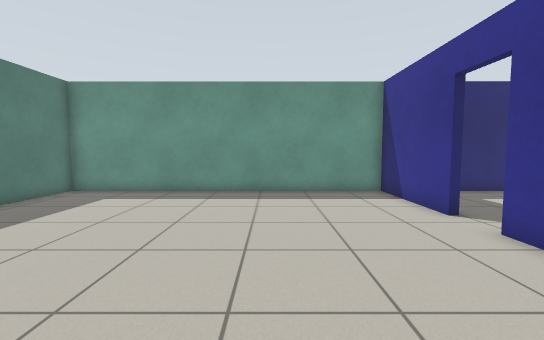
view 1 (above)

12 first-person views from a walk through a world built for the Gazebo simulator. The camera is 0.93 m above the floor, tilts 4° down and sees 90° across. The floor is counted in squares, 0.5 m on a side. Each view is taken from the middle of a square. On the plan, view 1 faces up. The plan holds only what a view shows up to about 15 squares ahead; the rest is blank.

view 2
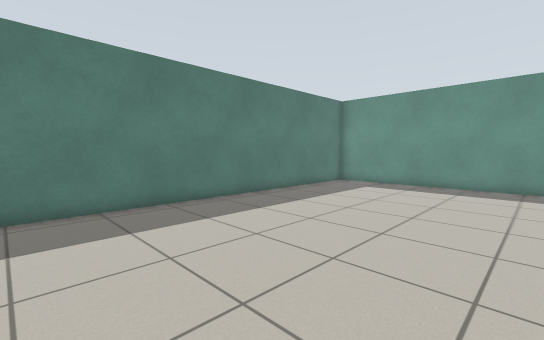

view 3
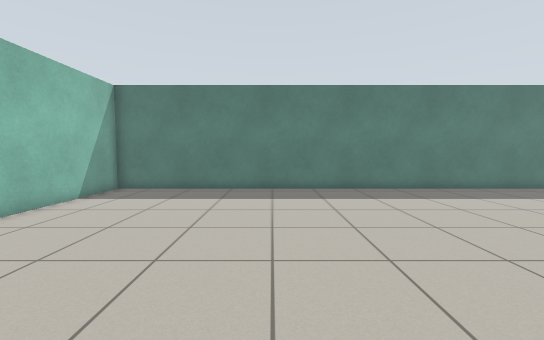

view 4
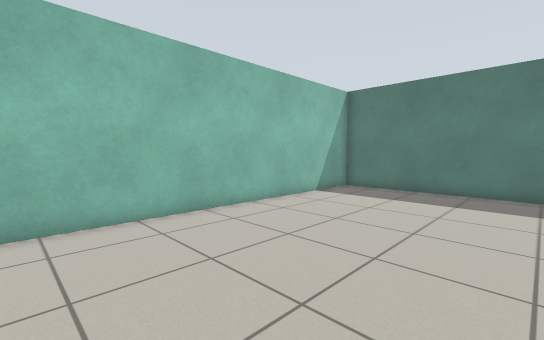

view 5
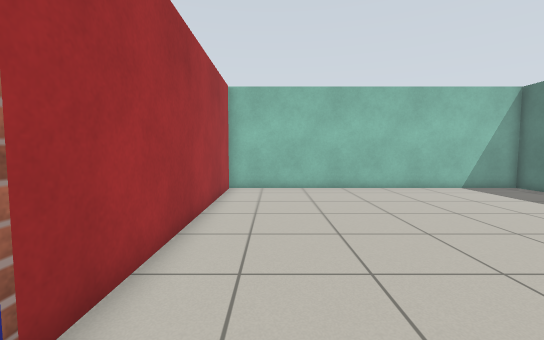

view 6
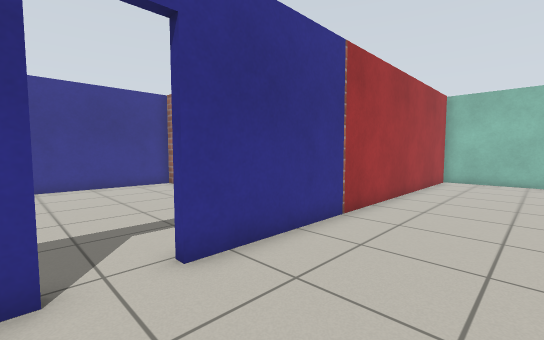

view 7
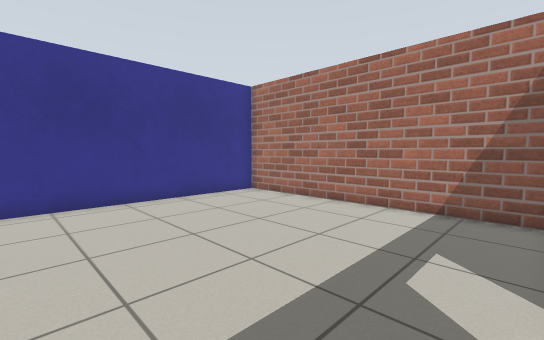

view 8
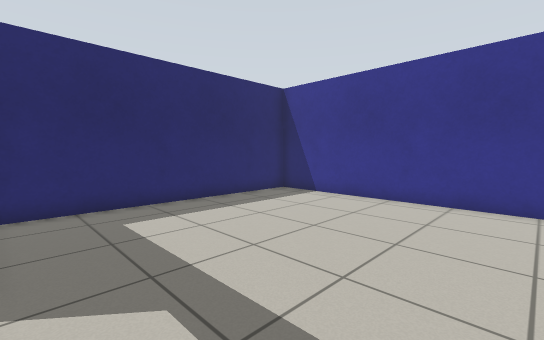

view 9
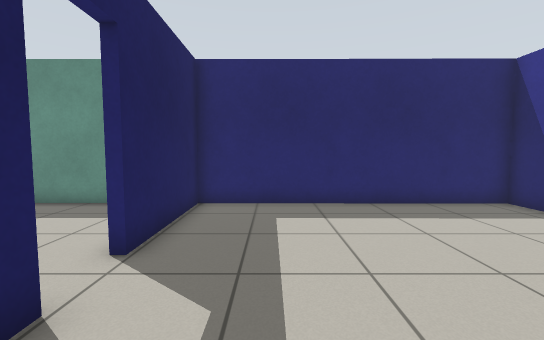

view 10
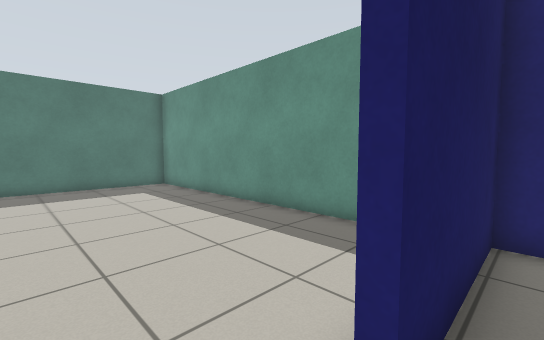

view 11
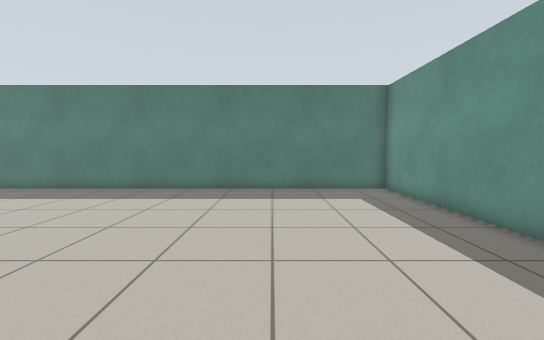

view 12
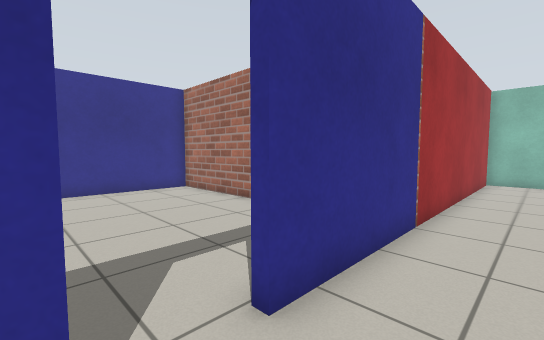

### Floor plan
Ten units are one square. View 1 is at (0, 0); x grows to the right and y downward. Boxes are objects, and circles mark ways between rooms. Rooms are numbered by the first view taken in them; rooms with no view inside come last. Other rooms are left out.
<svg viewBox="-98 -131 266 242">
<path fill="none" stroke="#000" d="M51 -77 51 -126 -93 -126 -93 106 52 106 51 -61M54 -61 54 -54M59 -11 163 -11 163 -126 54 -126 54 -77"/>
<circle cx="50" cy="-65" r="3" fill="#2a7"/>
<text x="-30" y="-10">1</text>
<text x="110" y="-70">2</text>
</svg>
Room 1 opens to room 2.

Where each view was taken, in squares from view 1:
view 1: 0 up, 0 right, facing up
view 2: 3 down, 0 right, facing up-left
view 3: 3 down, 4 right, facing left
view 4: 3 down, 4 right, facing down-left
view 5: 3 up, 3 right, facing down
view 6: 8 up, 1 right, facing down-right
view 7: 10 up, 6 right, facing down-right
view 8: 3 up, 6 right, facing up-right
view 9: 3 up, 8 right, facing up
view 10: 6 up, 6 right, facing up-left
view 11: 7 up, 4 right, facing left
view 12: 8 up, 3 right, facing down-right
